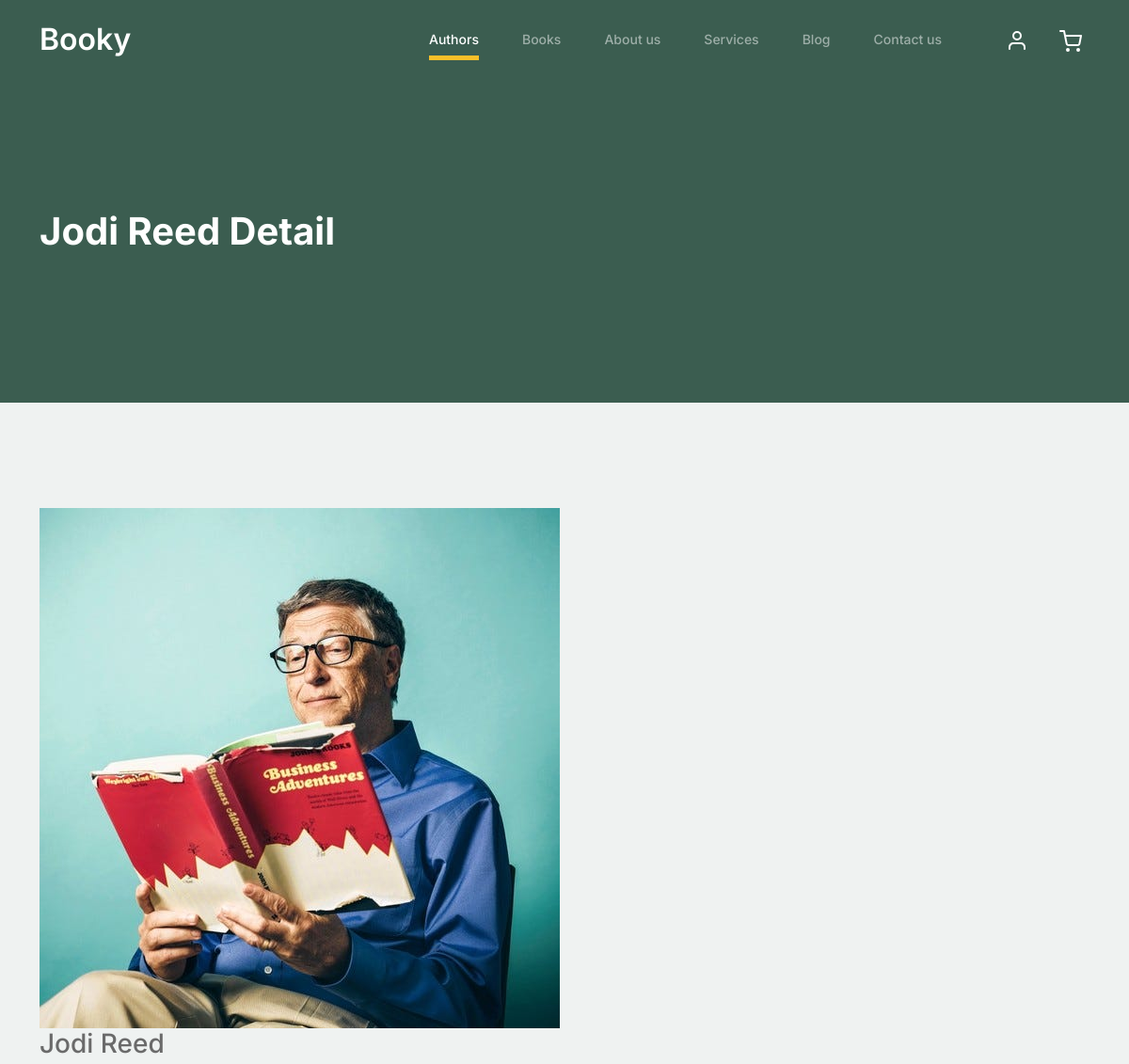
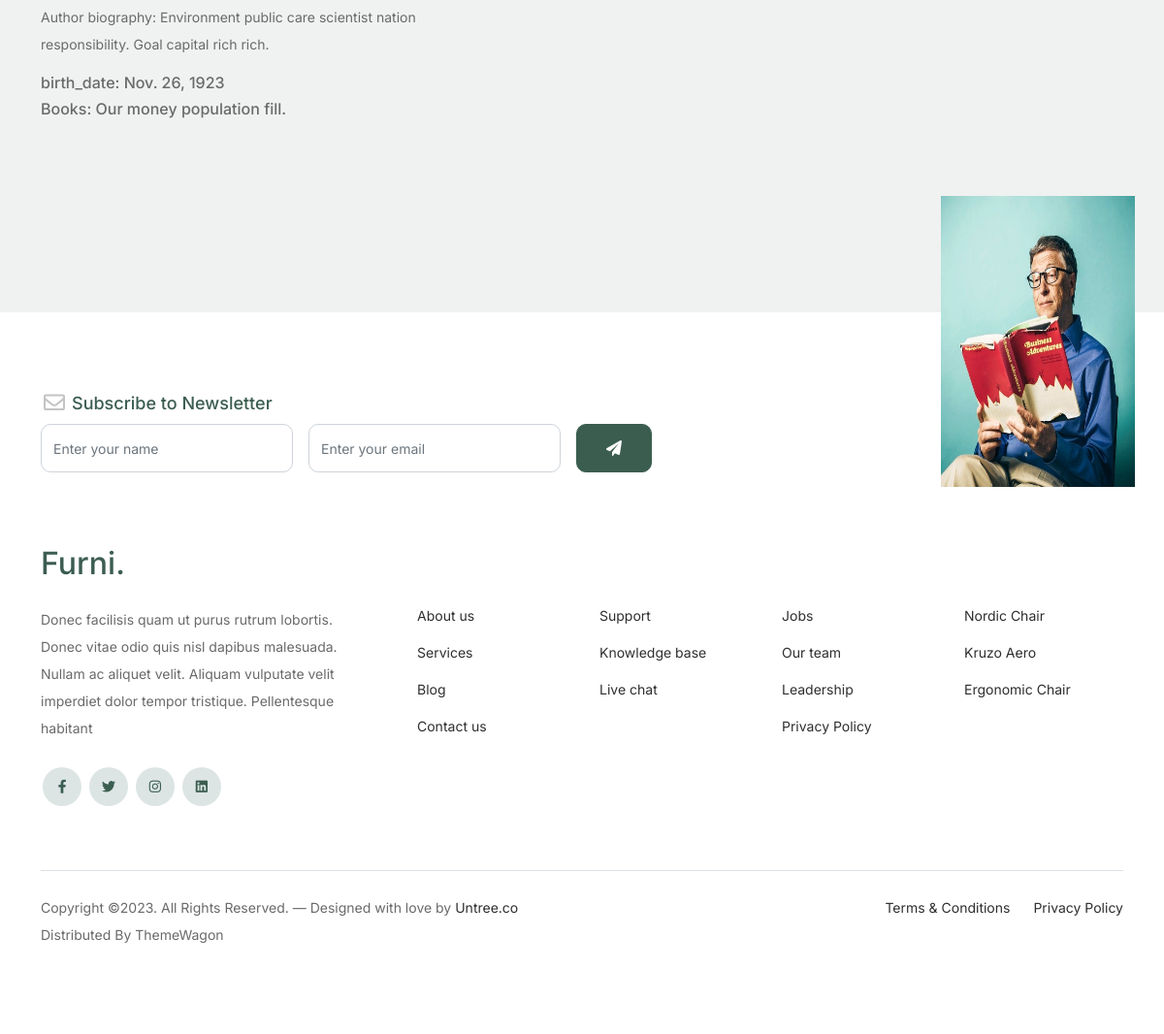
Screenshot of /authors/jodi-reed with the database file from the repository (2 pictures, top to bottom).
### library/models.py (models this page shows, shortened)
class Author(models.Model):
    name=models.CharField(max_length=50)
    birth_date=models.DateField()
    biography=models.TextField(max_length=1000)
    image = models.ImageField(upload_to='image', default='1.jpg')
    slug=models.SlugField(null=True,blank=True)
    books = models.ForeignKey('Book', on_delete=models.CASCADE, related_name='author_books')
    def __str__(self):
        return self.name

class Book(models.Model):
    title =models.CharField(max_length=100)
    author=models.ForeignKey('Author',on_delete=models.CASCADE,related_name='book_author')
    publication_date=models.DateTimeField(default=timezone.now)
    price=models.IntegerField(null=True,blank=True)
    logo=models.ImageField(upload_to='books')
    review = models.ForeignKey('Review', on_delete=models.CASCADE,related_name='book_review')
    slug=models.SlugField(null=True,blank=True)
    def __str__(self):
        return self.title

### library/views.py (the view)
# urls.py: path('<slug:slug>', author_detail),
def author_detail(request,slug):
    author=Author.objects.get(slug=slug)
    return render(request,'library/author_detail.html',{'author':author})

### library/templates/library/author_detail.html (shortened to what this page needs)
{% extends 'base.html' %}
{% block body %}
{% load static %}
<body>
    <nav class="custom-navbar navbar navbar navbar-expand-md navbar-dark bg-dark" arial-label="Furni navigation bar">
    </nav>
			<div class="hero">
				<div class="container">
					<div class="row justify-content-between">
						<div class="col-lg-5">
							<div class="intro-excerpt">
								<h1>{{author}} Detail</h1>
							</div>
						</div>
						<div class="col-lg-7">
						</div>
					</div>
				</div>
			</div>
    <div class="untree_co-section product-detail-section before-footer-section">
        <div class="container">
            <div class="row">
                <div class="col-12 col-md-5">
                    <div class="product-detail">
                        <a href="#"><img src="{{author.image.url}}" alt=""></a>
                        <h3 class="product-title">{{author.name}}</h3>
                        <p>Author biography: {{author.biography}}</p>
                        <h6 class="birth_date">birth_date: {{author.birth_date}}</h6>
                        <h6 class="athor:books">Books: {{author.books}}</h6>
                    </div>
                </div>
                    </div>
                </div>
            </div>
{% endblock body %}

### static/css/style.css (style rules this page uses)
body { overflow-x: hidden; position: relative; }
body { font-family: "Inter", sans-serif; font-weight: 400; line-height: 28px; color: #6a6a6a; font-size: 14px; background-color: #eff2f1; }
a { text-decoration: none; -webkit-transition: .3s all ease; -o-transition: .3s all ease; transition: .3s all ease; color: #2f2f2f; text-decoration: underline; }
.custom-navbar { background: #3b5d50 !important; padding-top: 20px; padding-bottom: 20px; }
.hero { background: #3b5d50; padding: calc(4rem - 30px) 0 0rem 0; }
@media (min-width: 768px) { .hero { padding: calc(4rem - 30px) 0 4rem 0; } }
@media (min-width: 992px) { .hero { padding: calc(8rem - 30px) 0 8rem 0; } }
.hero .intro-excerpt { position: relative; z-index: 4; }
@media (min-width: 992px) { .hero .intro-excerpt { max-width: 450px; } }
.hero h1 { font-weight: 700; color: #ffffff; margin-bottom: 30px; }
.before-footer-section { padding: 7rem 0 12rem 0 !important; }
.untree_co-section { padding: 7rem 0; }

### rows the page displays
Author: name "Jodi Reed", image (picture), biography "Environment public care scientist nation responsibility. Goal capital rich rich.", birth_date "Nov. 26, 1923", books "Our money population fill."
